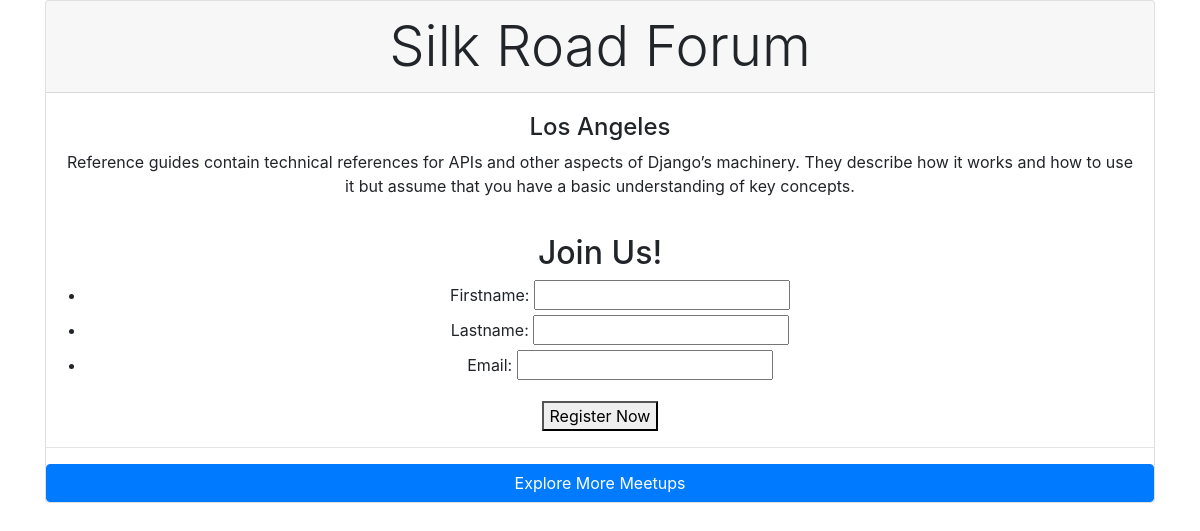
Page /meetups/register/silk-road-forum/sucess on the committed database.
### meetups/models.py (models this page shows, shortened)
class Meetup(models.Model):
    title = models.CharField(max_length=200)
    slug = models.SlugField(default="", blank=True, null=False, db_index=True)
    description = models.TextField()
    image = models.ImageField(upload_to='images', blank=True)
    location = models.ForeignKey(Location, on_delete=models.CASCADE)
    participants = models.ManyToManyField(Participant, blank=True)

class Location(models.Model):
    name = models.CharField(max_length=200)
    address = models.CharField(max_length=300)

### meetups/views.py (the view, shortened to what this page needs)
def register_success(request, slug):
    print("i am in the register view now")
    try:
        meetup = Meetup.objects.get(slug=slug)
        form = RegisterForm()
        return render(request, 'meetups/register_success.html', {
            'meetup': meetup,
            'form': form,
            'success': False
        })
    except Exception as e:
        return render(request, 'meetups/register_success.html', {
            'message': "Something wrong with the meetups, try later!",
            'meetup': meetup
        })

### meetups/forms.py
class RegisterForm(forms.ModelForm):
    class Meta:
        model = Participant
        fields = ['firstname', 'lastname', 'email']

### meetups/templates/meetups/register_success.html (shortened to what this page needs)
{% extends 'base.html' %}
{% block content %}
<div class="container">
    <div class="card text-center w-70 mx-atuo">
        <div class="card-header display-4">{{ meetup.title }}</div>
        <div class="card-body">
            <h4> {{ meetup.location.name }} </h4>
            <p> {{ meetup.description }} </p>
        </div>
        {% if success %}
            <div class="alert alert-primary">
                <strong>You have successfully registered this meetup!</strong>
            </div>
        {% else %}
            <h2>Join Us!</h2>
            <form action="{% url 'register-success' meetup.slug %}" method="POST">
                    <ul>
                        {{ form.as_ul }}
                    </ul>
                <button>Register Now</button>
            </form>
        {% endif %}
        <hr>
        <a href="{% url 'meetups' %}" class="btn btn-primary float-center">Explore More Meetups</a>
    </div>
</div>
{% endblock %}

### templates/base.html (shortened to what this page needs)
<!DOCTYPE html>
<html lang="en">
<head>
    <link rel="stylesheet" href="https://maxcdn.bootstrapcdn.com/bootstrap/4.0.0/css/bootstrap.min.css">
</head>
<body>
{% block content %} {% endblock %}
</body>
</html>

### rows in the picture
Meetup: title "Silk Road Forum", location.name "Los Angeles", description "Reference guides contain technical references for APIs and other aspects of Django’s machinery. They describe how it works and how to use it but assume that you have a basic understanding of key concepts."
